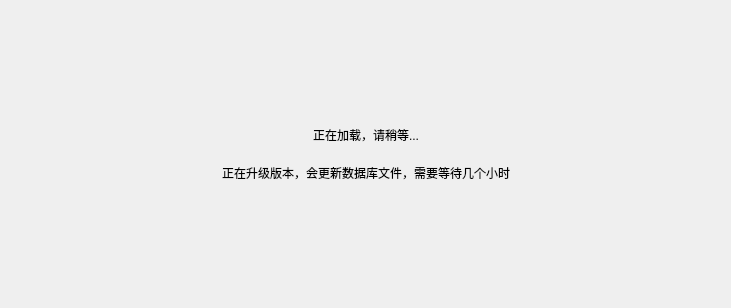
<?xml version="1.0" encoding="UTF-8"?>
<ui version="4.0">
 <class>ManageUI</class>
 <widget class="QMainWindow" name="ManageUI">
  <property name="geometry">
   <rect>
    <x>0</x>
    <y>0</y>
    <width>731</width>
    <height>308</height>
   </rect>
  </property>
  <property name="windowTitle">
   <string>MainWindow</string>
  </property>
  <widget class="QWidget" name="centralwidget">
   <layout class="QHBoxLayout" name="horizontalLayout">
    <item>
     <spacer name="horizontalSpacer">
      <property name="orientation">
       <enum>Qt::Horizontal</enum>
      </property>
      <property name="sizeHint" stdset="0">
       <size>
        <width>40</width>
        <height>20</height>
       </size>
      </property>
     </spacer>
    </item>
    <item>
     <layout class="QVBoxLayout" name="verticalLayout">
      <property name="spacing">
       <number>20</number>
      </property>
      <item>
       <spacer name="verticalSpacer_2">
        <property name="orientation">
         <enum>Qt::Vertical</enum>
        </property>
        <property name="sizeHint" stdset="0">
         <size>
          <width>20</width>
          <height>40</height>
         </size>
        </property>
       </spacer>
      </item>
      <item>
       <widget class="QLabel" name="manage_label">
        <property name="text">
         <string>正在加载，请稍等...</string>
        </property>
        <property name="alignment">
         <set>Qt::AlignCenter</set>
        </property>
       </widget>
      </item>
      <item>
       <widget class="QLabel" name="manage_label2">
        <property name="text">
         <string>正在升级版本，会更新数据库文件，需要等待几个小时</string>
        </property>
        <property name="alignment">
         <set>Qt::AlignCenter</set>
        </property>
       </widget>
      </item>
      <item>
       <spacer name="verticalSpacer">
        <property name="orientation">
         <enum>Qt::Vertical</enum>
        </property>
        <property name="sizeHint" stdset="0">
         <size>
          <width>20</width>
          <height>40</height>
         </size>
        </property>
       </spacer>
      </item>
     </layout>
    </item>
    <item>
     <spacer name="horizontalSpacer_2">
      <property name="orientation">
       <enum>Qt::Horizontal</enum>
      </property>
      <property name="sizeHint" stdset="0">
       <size>
        <width>40</width>
        <height>20</height>
       </size>
      </property>
     </spacer>
    </item>
   </layout>
  </widget>
 </widget>
 <resources/>
 <connections/>
</ui>
